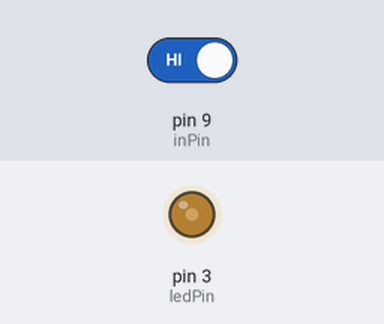
A sketch run on a simulated Arduino Uno, built with avr-gcc and run on an emulated ATmega328P. Shown: output pins drawn as LEDs (lit = HIGH). The inputs (shaded band) are chosen by the test bench; at power-on: pin 9 (inPin) HIGH.

Above: at 1.65 s.
At 4.7 s:
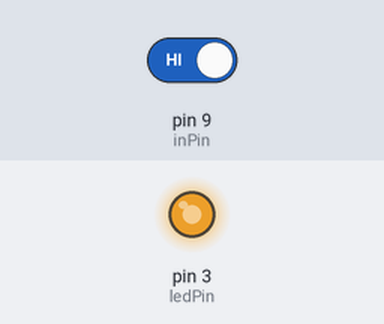
4.8 s: pin 9 (inPin) driven LOW
At 6.17 s:
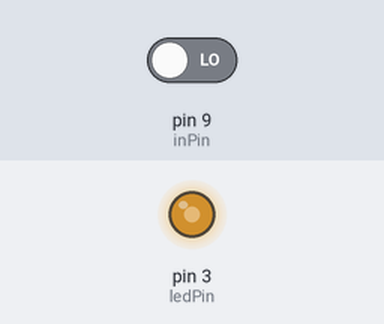
Timing chart, 0 to 14.3 s (numbered marks = the images above; inputs shaded):
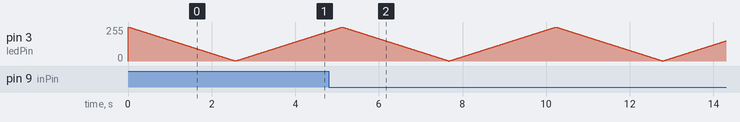

The sketch:

BlinkLEDprint.ino
```cpp
const int ledPin =  3;// the number of the LED pin
const int inPin =  9;
int ledState = 255;             // ledState used to set the LED
unsigned long previousMillis = 0;        // will store last time LED was updated
int cycle = 3;
const long interval = 10;           // interval at which to blink (milliseconds)
int down = 1;
int pw = 1;
void setup() {
  // set the digital pin as output:
  pinMode(ledPin, OUTPUT);
}

void loop() {
  if ((digitalRead(inPin) == LOW) && (pw==1)) {
    analogWrite(ledPin, 255);
  }

  unsigned long currentMillis = millis();
  if (digitalRead(inPin) == HIGH) {
    pw=0;
    }

  if (pw==0 && (cycle >= 0)) {

    if (currentMillis - previousMillis >= interval) {
      previousMillis = currentMillis;

      if (down == 1) {
        analogWrite(ledPin, ledState);
        ledState = ledState - 1;
        if (ledState <= 0) {
          down = 0;
        }
      }
      if (down == 0) {
        analogWrite(ledPin, ledState);
        ledState = ledState + 1;
        if (ledState >= 255) {
          down = 1;
          cycle = cycle - 1;
          if (cycle <= 0) {
            cycle = 3;
            pw=1;
          }

        }
      }
    }

  }
}
```
